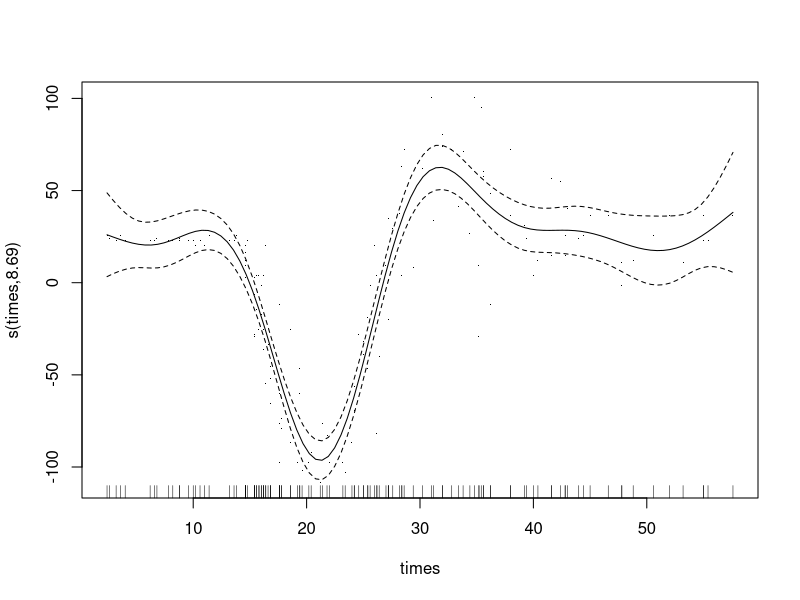

Recreate this plot in R.

# Load packages -----------------------------------------------------------

library(mgcv)
library(tidyverse)

# Load data ---------------------------------------------------------------

mcycle <- MASS::mcycle

# Normal linear model -----------------------------------------------------

M_0 <- gam(accel ~ times, data = mcycle)

# Spline normal model -----------------------------------------------------

M_1 <- gam(accel ~ s(times), data = mcycle)

# Summarize etc
coef(M_1)
summary(M_1)
plot(M_1, residuals = T)

# Model comparison --------------------------------------------------------

map_dbl(list(linear=M_0, spline=M_1), AIC)

# Contol number of bases --------------------------------------------------

M_2 <- gam(accel ~ s(times, k = 20), data = mcycle)

map_dbl(list(M_1, M_2), AIC)


# Control smoothing penalty -----------------------------------------------

M_3 <- gam(accel ~ s(times, sp = 0.001), data = mcycle)

map_dbl(list(M_1, M_3), AIC)

